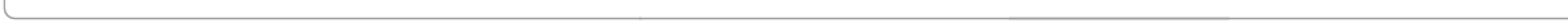
#> input picture game/addons/gdUnit4/src/update/assets/border_bottom.png, 1200 x 18 px (shown 2 times larger); its folder holds only this picture in this run
$ python make_app_icon.py --src ../game/addons/gdUnit4/src/update/assets/border_bottom.png
#> lines starting #> are read from the running program, lines starting #| are printed output that depends on the picture; after the words box and inside, x2 and y2 are one past the last pixel; in counts of white or black regions, pixels touching at a corner belong together
"""The launcher icon from Garry's picture (pass 116, lane RESULTS; Garry: "change the icon to the one I shared ... It's
called Desert Gunslinger Battles Scorpion Swarm.png. Process exactly that, don't regenerate it."). Crops and scales only:

  game/icon.png        1024: the gunslinger's face and his revolver (CROP, in the 1254 px picture)
  game/icon_192.png    192: a tighter crop (SMALL) so the face and the gun read at launcher size
  game/icon_fg_432.png Android's adaptive foreground: the picture round the same centre, wide enough that the launcher's
                       safe middle 66% shows CROP; past the picture's edge its edge pixels carry on (blurred)
  game/icon_bg_432.png the adaptive background: the picture blurred to a wash of its own colours

Then python tools/make_win_icon.py (its SUBJECT box is CROP's face and gun) and python tools/make_splash.py.
The pass 115 icons are kept in tools/dl/backup/app_icon_v098/.

  python tools/make_app_icon.py [--src <picture>] [--review out.png]

Pass 117 (Garry: "Change the icon from what it is now to Gemini_Generated_Image_4y8c2i4y8c2i4y8c.jfif"): that picture is
the source now, a 2048 px square already framed as an icon, used whole (CROPS names each source's boxes); also
game/icon_512.png, the Play Store listing's icon (512 px, uploaded by hand in the Play Console).
Pass 118 (Garry: "change the App Icon to be Gemini_Generated_Image_in0heein0heein0h.jfif"): that picture now, used whole
the same way; the pass 117 icons are kept in tools/dl/backup/app_icon_v100/.
"""
import argparse
import os

import numpy as np
from PIL import Image, ImageFilter

ROOT = os.path.dirname(os.path.dirname(os.path.abspath(__file__)))
SRC = os.path.join(ROOT, "_REFERENCES", "2d", "Gemini_Generated_Image_in0heein0heein0h.jfif")
GAME = os.path.join(ROOT, "game")
# square crops in the source's pixels (x0, y0, side): CROP for the big icons, SMALL a tighter one for launcher sizes
CROPS = {
    "Desert Gunslinger Battles Scorpion Swarm.png": ((100, 30, 900), (170, 60, 780)),
    "Gemini_Generated_Image_4y8c2i4y8c2i4y8c.jfif": ((0, 0, 2048), (60, 40, 1880)),
    "Gemini_Generated_Image_in0heein0heein0h.jfif": ((0, 0, 2048), (40, 0, 1880)),
}
CROP, SMALL = CROPS[os.path.basename(SRC)]
SAFE = 0.66


def crop(src, box, size):
    x, y, s = box
    return src.crop((x, y, x + s, y + s)).resize((size, size), Image.LANCZOS)


def padded(src, cx, cy, side):
    """A square of `side` round (cx, cy), the picture's edge pixels carried on (and blurred) past its border."""
    a = np.asarray(src)
    pad = int(side)
    big = np.pad(a, ((pad, pad), (pad, pad), (0, 0)), mode="edge")
    im = Image.fromarray(big)
    blur = im.filter(ImageFilter.GaussianBlur(24))
    blur.paste(src, (pad, pad))
    x0, y0 = int(round(cx - side / 2)) + pad, int(round(cy - side / 2)) + pad
    return blur.crop((x0, y0, x0 + int(side), y0 + int(side)))


def main():
    ap = argparse.ArgumentParser()
    ap.add_argument("--src", default=SRC)
    ap.add_argument("--review", default="")
    a = ap.parse_args()
    src = Image.open(a.src).convert("RGB")
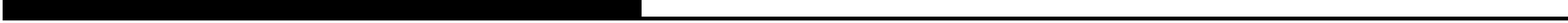
#> src: PIL image 1200x18 RGB (shown 2 times larger); values 158 (black) and 255 (white), 53.9% white; 1 black region, box (x1, y1, x2, y2) and area: (2, 0, 1200, 16) 9951
    global CROP, SMALL
    CROP, SMALL = CROPS.get(os.path.basename(a.src), ((0, 0, min(src.size)), (0, 0, min(src.size))))
    crop(src, CROP, 1024).save(os.path.join(GAME, "icon.png"))
    crop(src, CROP, 512).save(os.path.join(GAME, "icon_512.png"))
#> call 2 of crop, with box = (0, 0, 18), size = 512
#> in crop (call 2), `return src.crop((x, y, x + s, y + s)).resize((size, size), Image.LANCZ..`:
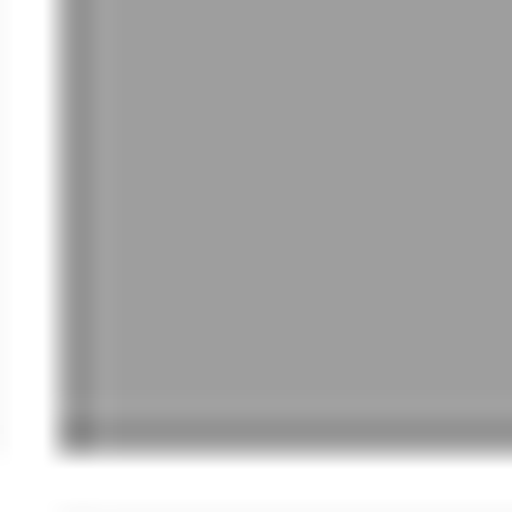
#> returned value: PIL image 512x512 RGB; min 134, max 255, mean 177.6
    crop(src, SMALL, 192).save(os.path.join(GAME, "icon_192.png"))
    x, y, s = CROP
#> x = 0; y = 0; s = 18
    fg = padded(src, x + s / 2, y + s / 2, s / SAFE).resize((432, 432), Image.LANCZOS)
#> in padded, `big = np.pad(a, ((pad, pad), (pad, pad), (0, 0)), mode="edge")`:
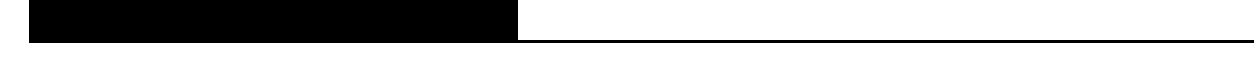
#> big: shape (72, 1254, 3); values 158 (black) and 255 (white), 74.3% white; 1 black region, box (x1, y1, x2, y2) and area: (29, 0, 1254, 43) 23235
#> in padded, `blur = im.filter(ImageFilter.GaussianBlur(24))`:
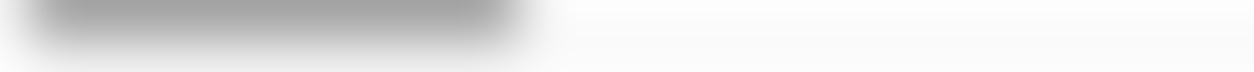
#> blur: PIL image 1254x72 RGB; min 162, max 253, mean 230.7
#> in padded, `blur.paste(src, (pad, pad))`:
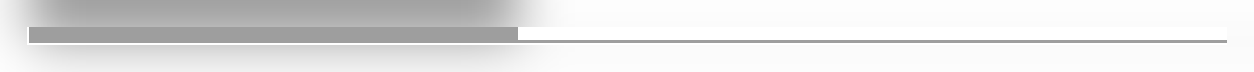
#> blur: PIL image 1254x72 RGB; min 158, max 255, mean 226.3
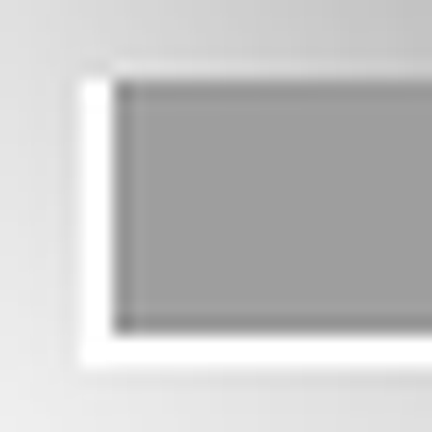
#> fg: PIL image 432x432 RGB; min 134, max 255, mean 196.8
    fg.save(os.path.join(GAME, "icon_fg_432.png"))
    src.resize((432, 432), Image.LANCZOS).filter(ImageFilter.GaussianBlur(30)).save(os.path.join(GAME, "icon_bg_432.png"))
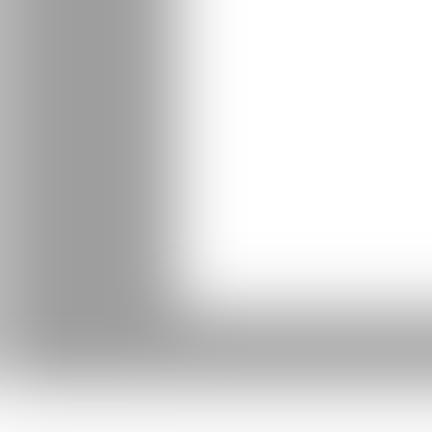
#> saved as icon_bg_432.png: PIL image 432x432 RGB; min 158, max 255, mean 210.9
    if a.review:
        sizes = [48, 96, 192, 512]
        sheet = Image.new("RGB", (sum(sizes) + 40 * 5 + 432 + 40, 512 + 80), (40, 34, 30))
        xx = 40
        for sz in sizes:
            box = SMALL if sz <= 192 else CROP
            sheet.paste(crop(src, box, sz), (xx, 40))
            xx += sz + 40
        # the adaptive icon as a round launcher shows it: the foreground's middle under a circle
        m = Image.new("L", (432, 432), 0)
        from PIL import ImageDraw
        r = 432 * SAFE / 2
        ImageDraw.Draw(m).ellipse((216 - r, 216 - r, 216 + r, 216 + r), fill=255)
        dark = Image.new("RGB", (432, 432), (40, 34, 30))
        sheet.paste(Image.composite(fg, dark, m), (xx, 40))
        sheet.save(a.review)
    print("app icons written from", os.path.basename(a.src))


if __name__ == "__main__":
    main()

$ run again, on game/addons/gdUnit4/src/update/assets/border_top.png
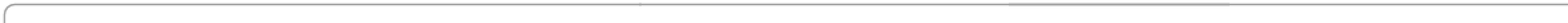
#> input picture game/addons/gdUnit4/src/update/assets/border_top.png, 1200 x 18 px (shown 2 times larger)
#> in main, `src = Image.open(a.src).convert("RGB")`:
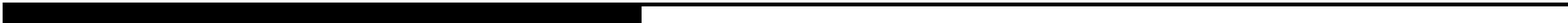
#> src: PIL image 1200x18 RGB (shown 2 times larger); values 158 (black) and 255 (white), 53.9% white; 1 black region, box (x1, y1, x2, y2) and area: (2, 2, 1200, 18) 9951
#> big: shape (72, 1254, 3); values 158 (black) and 255 (white), 74.3% white; 1 black region, box (x1, y1, x2, y2) and area: (29, 29, 1254, 72) 23235
#> in main, `src.resize((432, 432), Image.LANCZOS).filter(ImageFilter.GaussianBlur(..`:
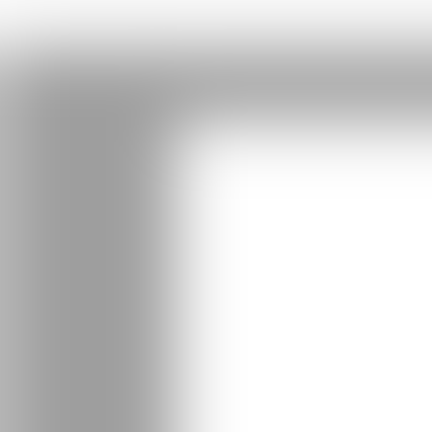
#> saved as icon_bg_432.png: PIL image 432x432 RGB; min 158, max 255, mean 210.9
